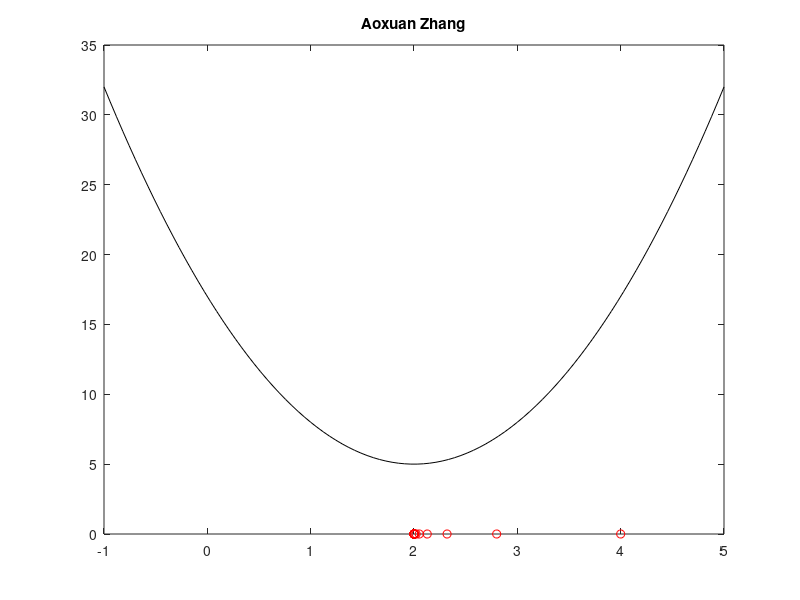

Source code (MATLAB):
clear; clf; format long
E = @(x) 3*(x-2).^2+5;
dE = @(x) 6*(x-2);
x=linspace(-1,5,100);
plot(x,E(x),'k'); hold on
axis([-1 5 0 35])
title('Aoxuan Zhang')
w(1)=4;
plot(w(1),0,'ro')
eta=0.1;
for n=1:20
w(n+1)=w(n)-eta*dE(w(n));
plot(w(n+1),0,'ro')
end
w
